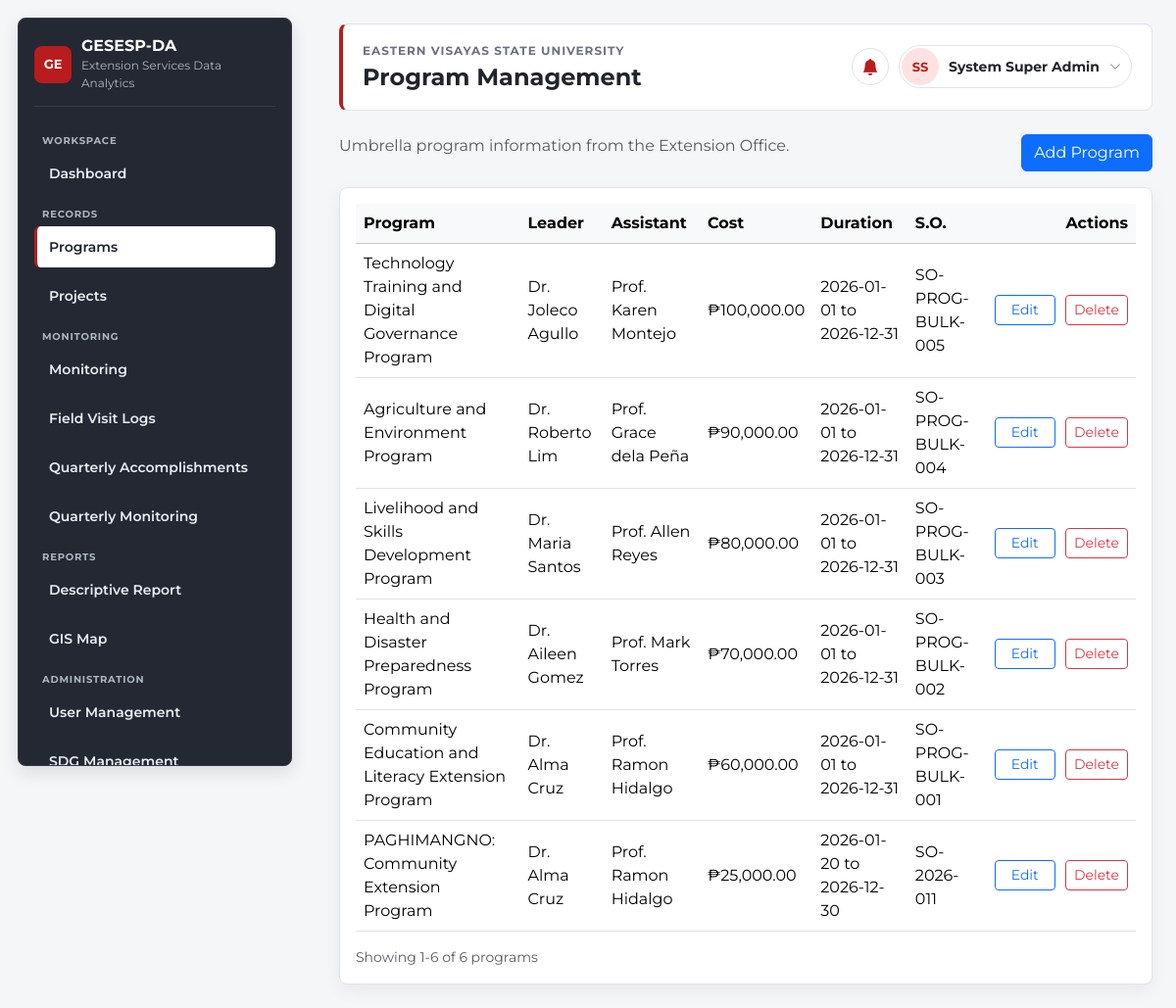
/index.php?page=programs (signed in), run on the app's committed database.
### tables this page shows
CREATE TABLE `programs` (
  `id` int(11) NOT NULL,
  `program_title` varchar(255) NOT NULL,
  `program_description` text DEFAULT NULL,
  `leader` varchar(180) DEFAULT NULL,
  `assistant_leader` varchar(180) DEFAULT NULL,
  `members` text DEFAULT NULL,
  `project_cost` decimal(12,2) DEFAULT 0.00,
  `start_date` date DEFAULT NULL,
  `end_date` date DEFAULT NULL,
  `special_order_no` varchar(120) DEFAULT NULL,
  `created_at` timestamp NOT NULL DEFAULT current_timestamp()
);

### app/controllers/ProgramController.php (called while the page is built, shortened)
<?php
require_once 'app/models/Program.php';
class ProgramController {
    private $model;
    public function __construct($db) {
        $this->model = new Program($db);
    }
    public function index() {
        $pagination = paginationParams($this->model->countAll(), 10);
        $programs = $this->model->paginated($pagination['per_page'], $pagination['offset']);
        include 'app/views/programs/index.php';
    }
}
?>

### app/models/Program.php (called while the page is built, shortened)
<?php
class Program {
    private $conn;
    public function __construct($db) {
        $this->conn = $db;
    }
    public function countAll() {
        $result = $this->conn->query("SELECT COUNT(*) AS total FROM programs");
        return $result ? intval($result->fetch_assoc()['total'] ?? 0) : 0;
    }
    public function paginated($limit, $offset) {
        $limit = max(1, intval($limit));
        $offset = max(0, intval($offset));
        $result = $this->conn->query("SELECT * FROM programs ORDER BY created_at DESC, id DESC LIMIT $limit OFFSET $offset");
        $data = [];
        if($result) while($row = $result->fetch_assoc()) $data[] = $row;
        return $data;
    }
}
?>

### app/views/programs/index.php (the view, shortened to what this page needs)
<?php include 'app/views/layouts/header.php'; ?>
<div class="d-flex flex-wrap justify-content-between align-items-start gap-3 mb-3">
    <p class="text-muted mb-0">Umbrella program information from the Extension Office.</p>
    <button class="btn btn-primary" data-bs-toggle="modal" data-bs-target="#addProgramModal">Add Program</button>
</div>
<div class="card p-3">
    <div class="table-responsive">
        <table class="table table-hover align-middle mb-0">
            <thead class="table-light">
                <tr>
                    <th>Program</th>
                    <th>Leader</th>
                    <th>Assistant</th>
                    <th>Cost</th>
                    <th>Duration</th>
                    <th>S.O.</th>
                    <th class="text-end actions-column">Actions</th>
                </tr>
            </thead>
            <tbody>
            <?php foreach($programs as $p): ?>
                <?php $programId = intval($p['id']); ?>
                <tr>
                    <td><?= htmlspecialchars($p['program_title'] ?? '') ?></td>
                    <td><?= htmlspecialchars($p['leader'] ?? '') ?></td>
                    <td><?= htmlspecialchars($p['assistant_leader'] ?? '') ?></td>
                    <td>&#8369;<?= number_format((float)($p['project_cost'] ?? 0), 2) ?></td>
                    <td><?= htmlspecialchars($p['start_date'] ?? '') ?> to <?= htmlspecialchars($p['end_date'] ?? '') ?></td>
                    <td><?= htmlspecialchars($p['special_order_no'] ?? '') ?></td>
                    <td class="text-end table-actions actions-column">
                        <button class="btn btn-sm btn-outline-primary" data-bs-toggle="modal" data-bs-target="#editProgramModal<?= $programId ?>">Edit</button>
                        <button class="btn btn-sm btn-outline-danger" data-bs-toggle="modal" data-bs-target="#deleteProgramModal<?= $programId ?>">Delete</button>
                    </td>
                </tr>
            <?php endforeach; ?>
            </tbody>
        </table>
    </div>
    <?= renderPagination($pagination ?? [], 'programs') ?>
</div>
<?php include 'app/views/layouts/footer.php'; ?>

### public/assets/css/style.css (style rules this page uses)
:root { --font-sans: "Montserrat", Arial, Helvetica, sans-serif; --bs-body-font-family: var(--font-sans); --body-bg: #f5f6f8; --surface: #ffffff; --border: #dfe3e8; --text: #20242b; --muted: #6b7280; --sidebar-bg: #242832; --sidebar-border: #353b47; --sidebar-text: #f8fafc; --sidebar-muted: #aeb6c2; --accent: #b91c1c; --accent-soft: #fee2e2; }
* { box-sizing: border-box; }
body { min-height: 100vh; margin: 0; background: var(--body-bg); color: var(--text); font-family: var(--font-sans); }
.card { border: 1px solid var(--border); border-radius: 8px; box-shadow: 0 6px 18px rgba(15, 23, 42, .06); }
.actions-column { position: sticky; right: 0; z-index: 2; width: 156px; min-width: 156px; background: var(--surface); box-shadow: -8px 0 14px rgba(15, 23, 42, .06); }
thead .actions-column { z-index: 3; background: #f8f9fa; }
.table-actions { vertical-align: middle; white-space: nowrap; }
.table-actions .btn { min-width: 62px; }
.table-actions .btn + .btn { margin-left: 6px; }

### data on the page
programs: program_title "Technology Training and Digital Governance Program", leader "Dr. Joleco Agullo", assistant_leader "Prof. Karen Montejo", project_cost "100,000.00", start_date "2026-01-01", end_date "2026-12-31", special_order_no "SO-PROG-BULK-005"
programs: program_title "Agriculture and Environment Program", leader "Dr. Roberto Lim", assistant_leader "Prof. Grace dela Peña", project_cost "90,000.00", start_date "2026-01-01", end_date "2026-12-31", special_order_no "SO-PROG-BULK-004"
programs: program_title "Livelihood and Skills Development Program", leader "Dr. Maria Santos", assistant_leader "Prof. Allen Reyes", project_cost "80,000.00", start_date "2026-01-01", end_date "2026-12-31", special_order_no "SO-PROG-BULK-003"
programs: program_title "Health and Disaster Preparedness Program", leader "Dr. Aileen Gomez", assistant_leader "Prof. Mark Torres", project_cost "70,000.00", start_date "2026-01-01", end_date "2026-12-31", special_order_no "SO-PROG-BULK-002"
programs: program_title "Community Education and Literacy Extension Program", leader "Dr. Alma Cruz", assistant_leader "Prof. Ramon Hidalgo", project_cost "60,000.00", start_date "2026-01-01", end_date "2026-12-31", special_order_no "SO-PROG-BULK-001"
programs: program_title "PAGHIMANGNO: Community Extension Program", leader "Dr. Alma Cruz", assistant_leader "Prof. Ramon Hidalgo", project_cost "25,000.00", start_date "2026-01-20", end_date "2026-12-30", special_order_no "SO-2026-011"

### other printed values
systemName() "GESESP-DA"
systemSubtitle() "Extension Services Data Analytics"
$pageTitle "Program Management"
$initials "SS"
$fullName "System Super Admin"
$from "1"
$to "6"
$total "6"
$label "programs"
